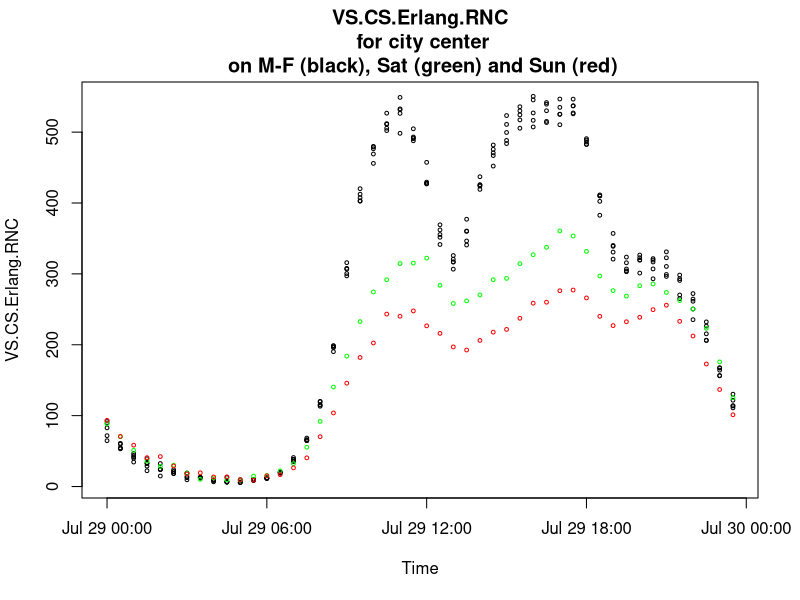

The R script that drew this image:
ts <- read.csv('RNC1536.csv')
ts1 <- ts[290:337, 2]
for (i in c(1:6)) ts1 <- cbind(ts1, ts[(2 + (i - 1) * 48):(49 + (i - 1) * 48), 2])
ts1 <- cbind.data.frame(ts1, ts$Time[2:49])
names(ts1) <- c('Mon', 'Tue', 'Wed', 'Thu', 'Fri', 'Sat', 'Sun', 'Time')
plot(as.POSIXlt(ts1$Time), ts1[, 1], cex = 0.5, xlab = "Time", ylab = "VS.CS.Erlang.RNC", main = "VS.CS.Erlang.RNC\n for city center\n on M-F (black), Sat (green) and Sun (red)")
for (i in c(2:5)) points(as.POSIXlt(ts1$Time), ts1[, i], cex = 0.5)
points(as.POSIXlt(ts1$Time), ts1[, 6], cex = 0.5, col = "green")
points(as.POSIXlt(ts1$Time), ts1[, 7], cex = 0.5, col = "red")